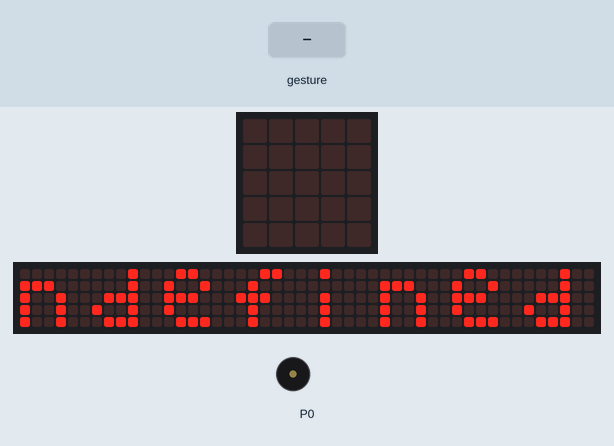
Simulated run of this program. Board: BBC micro:bit (MakeCode). Shown: the board's 5×5 LED display, a strip that is not on the board, showing the scrolling text unrolled, buzzer (waves = sounding). Inputs (shaded band) come from the test bench. Random numbers come from a fixed seed; a tilt is held for 1.5 s and a shake lasts 1 s, then the board lies face up again; the 48×5 strip is a reading aid, not a part: it shows the text the display is scrolling, unrolled, one strip-width of it at a time.

Above: at 17.7 s.
19.4 s: gesture 'shake'
At 20.8 s:
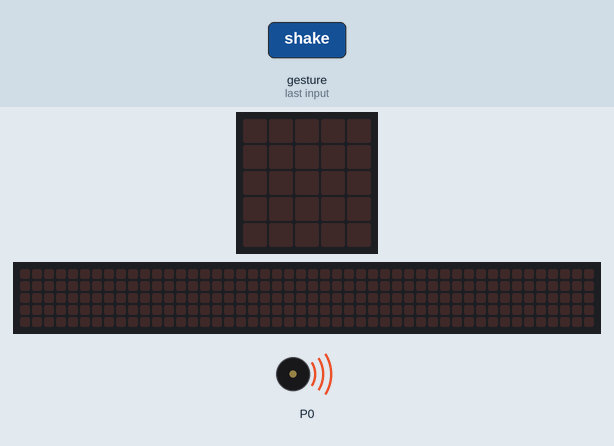
At 36.4 s:
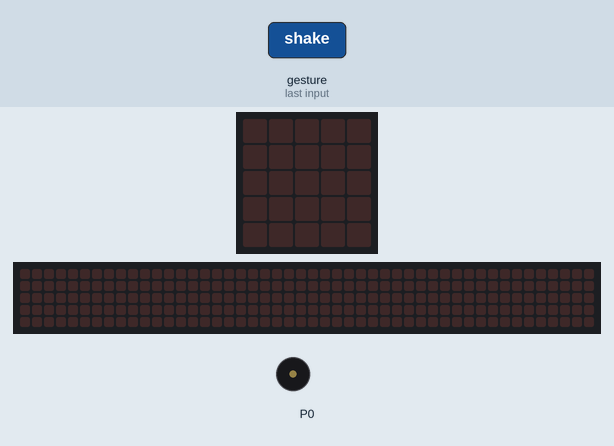
Timing chart, 0 to 37.4 s (numbered marks = the images above; inputs shaded):
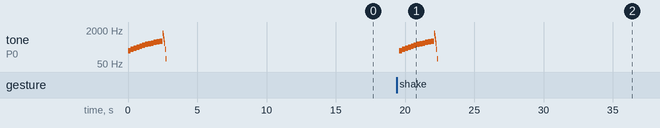

The program:

main.ts
```typescript
input.onGesture(Gesture.Shake, function () {
    music.playSoundEffect(music.createSoundEffect(WaveShape.Sine, 200, 600, 255, 0, 2500, SoundExpressionEffect.None, InterpolationCurve.Linear), SoundExpressionPlayMode.UntilDone)
    music.playSoundEffect(music.createSoundEffect(WaveShape.Square, 1600, 1, 255, 0, 300, SoundExpressionEffect.None, InterpolationCurve.Curve), SoundExpressionPlayMode.UntilDone)
    basic.showString("el" + pronombres[randint(0, pronombres.length)] + " " + verbos[randint(0, verbos.length)])
})
let verbos: string[] = []
let pronombres: string[] = []
pronombres = [
"niño",
"perro",
"gato",
"animal",
"burro",
"primo",
"hermano",
"abuelo",
"papá"
]
verbos = [
"juega",
"tiene",
"estudia",
"sopla",
"piensa",
"habla",
"invade",
"canta",
"va"
]
let Nombre = [
"Francisco",
"Josué",
"Rodrigo",
"Amadeo",
"Tonatiuh",
"Gustavo",
"Fabian"
]
let Edad = [
"8",
"27",
"10",
"9",
"9",
"9",
"8"
]
let numeroActual = 0
music.playSoundEffect(music.createSoundEffect(WaveShape.Sine, 200, 600, 255, 0, 2500, SoundExpressionEffect.None, InterpolationCurve.Linear), SoundExpressionPlayMode.UntilDone)
music.playSoundEffect(music.createSoundEffect(WaveShape.Square, 1600, 1, 255, 0, 300, SoundExpressionEffect.None, InterpolationCurve.Curve), SoundExpressionPlayMode.UntilDone)
basic.showString("el" + pronombres[randint(0, pronombres.length)] + " " + verbos[randint(0, verbos.length)])
basic.forever(function () {

})
```

test.ts
```typescript
// aquí va el archivo "tests"; esto no se compilará cuando este paquete se utilice como una extensión.
```

Measured:
- after the input at 19.4 s, tone on P0: plays 216 Hz for 0.21 s, 250 Hz for 0.21 s, 283 Hz for 0.21 s, 316 Hz for 0.21 s, 350 Hz for 0.21 s, 383 Hz for 0.21 s … (18 notes in this stretch), starting after 0.20 s
- what the display in image 0 shows lasts 0.4 s, from 17.7 s to 18.1 s
